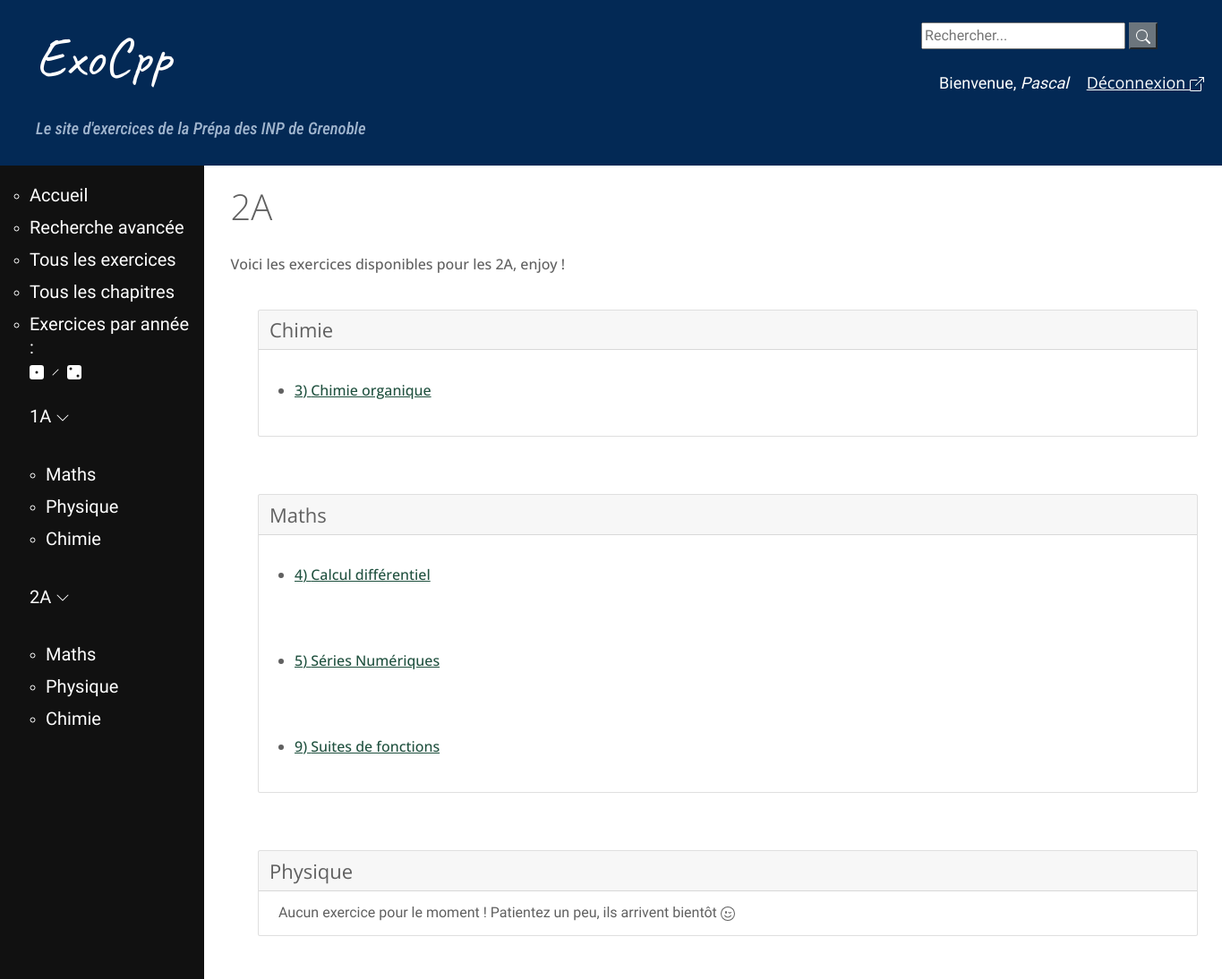
Page /2A (signed in) on the earlier database version.
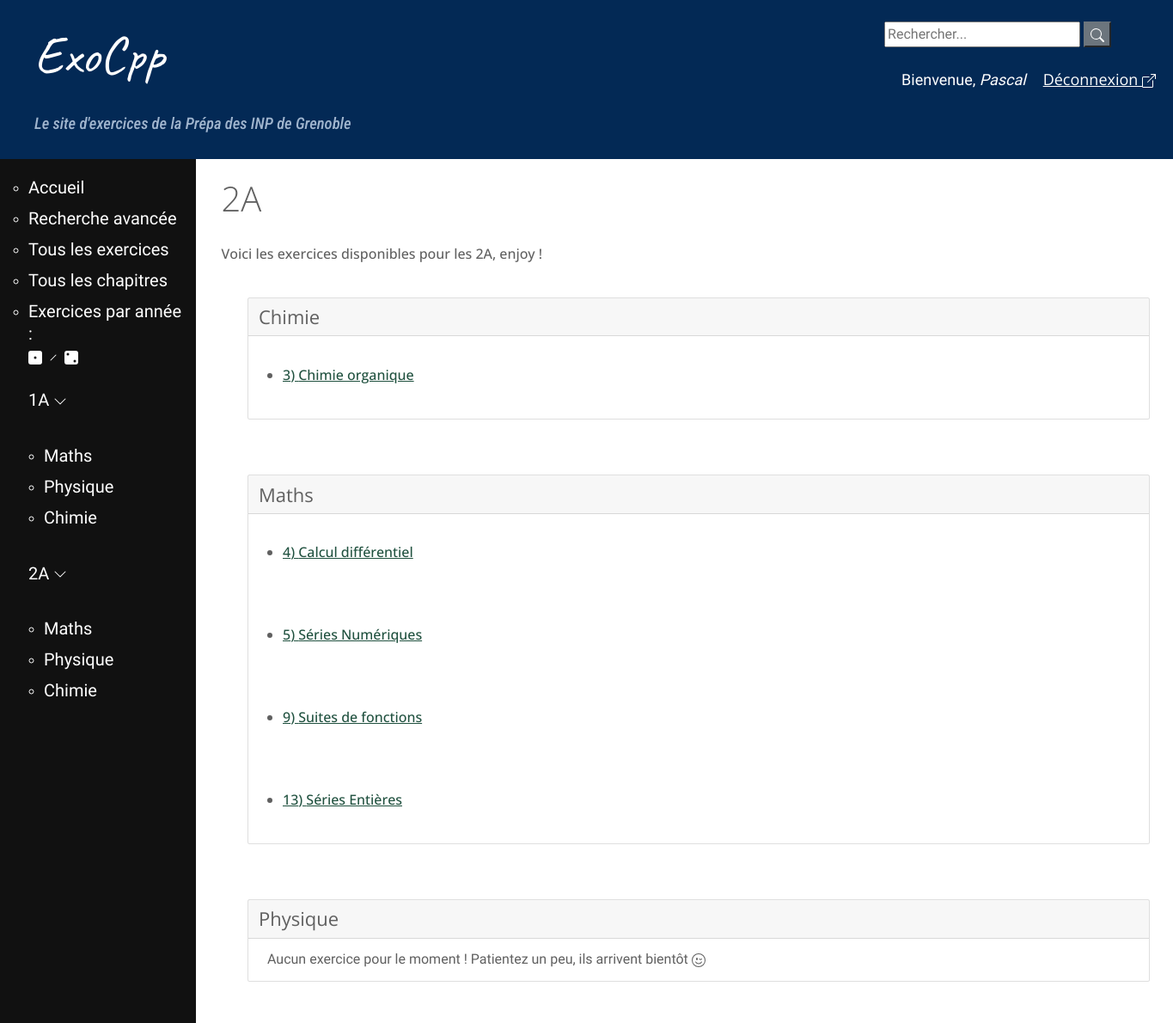
Same page on the later database version.
### exo/models.py (models this page shows, shortened)
class Chapitre(models.Model):
    annee = models.CharField(max_length=2, choices = [('1A', 'Première année'),
        ('2A', 'Deuxième année')])
    matiere = models.CharField(max_length=40, choices = MATIERES)
    nom = models.CharField(max_length=200, null=False, unique=True)
    numero = models.IntegerField(null=True, error_messages={"invalid_choice" : "Ce numéro de chapitre existe déjà."},
        help_text="Vous pouvez numéroter le chapitre/module \
        pour permettre un classement dans l'ordre du programme (recommandé, \
        la valeur par défaut est 1)", default=1, unique=True)
    def get_absolute_url(self):
        return reverse('chapitre-details', args=[str(self.id)])

### exo/views.py (the view)
# urls.py: path('2A', views.all_2A, name="2A"),
@login_required(login_url='login')
def all_2A(request):
	deux_list = Chapitre.objects.filter(annee='2A').order_by('matiere', 'numero')
	m_list = Chapitre.objects.filter(annee='2A').filter(matiere='Maths').order_by('numero')
	p_list = Chapitre.objects.filter(annee='2A', matiere='Physique').order_by('numero')
	c_list = Chapitre.objects.filter(annee='2A', matiere='Chimie').order_by('numero')
	return render(request, 'exo/2A.html', {'deux_list' : deux_list, 'm_list' : m_list,
		'p_list' : p_list, 'c_list' : c_list})

### exo/templates/exo/2A.html (shortened to what this page needs)
{% extends 'base_generic.html' %}
{% block content %}
	<h1>2A</h1>
  	<h6>Voici les exercices disponibles pour les 2A, enjoy !</h6>
		<div class="container-fluid">
		<div class="container-fluid">
		<div class="card">
			  <h4 class="card-header">Chimie</h4>
			{% for chapitre in c_list %}
				<div class="card-body">
			    	<h6 class="card-title"><ul><li><a href="{{ chapitre.get_absolute_url }}">{{ chapitre.numero }}) {{ chapitre.nom }}</a></li></ul></h6>
			  	</div>
			{% endfor %}
		</div>
		</div>
		<br/>
		<div class="container-fluid">
		<div class="card">
			  <h4 class="card-header">Maths</h4>
			{% for chapitre in m_list %}
				<div class="card-body">
			    	<h6 class="card-title"><ul><li><a href="{{ chapitre.get_absolute_url }}">{{ chapitre.numero }}) {{ chapitre.nom }}</a></li></ul></h6>
			  	</div>
			{% endfor %}
		</div>
		</div>
		<br/>
		<div class="container-fluid">
		<div class="card">
			<h4 class="card-header">Physique</h4>
			{% if p_list.count == 0 %}
			<div class="card-body">
	  			Aucun exercice pour le moment ! Patientez un peu, ils arrivent bientôt {% include './icons/emoji-wink.svg'%}
	  		</div>
			{% endif %}
		</div>
		</div>
	</div>
{% endblock %}

Differences in the rows shown:
added Chapitre: numero "13", nom "Séries Entières", shown under "Maths"
